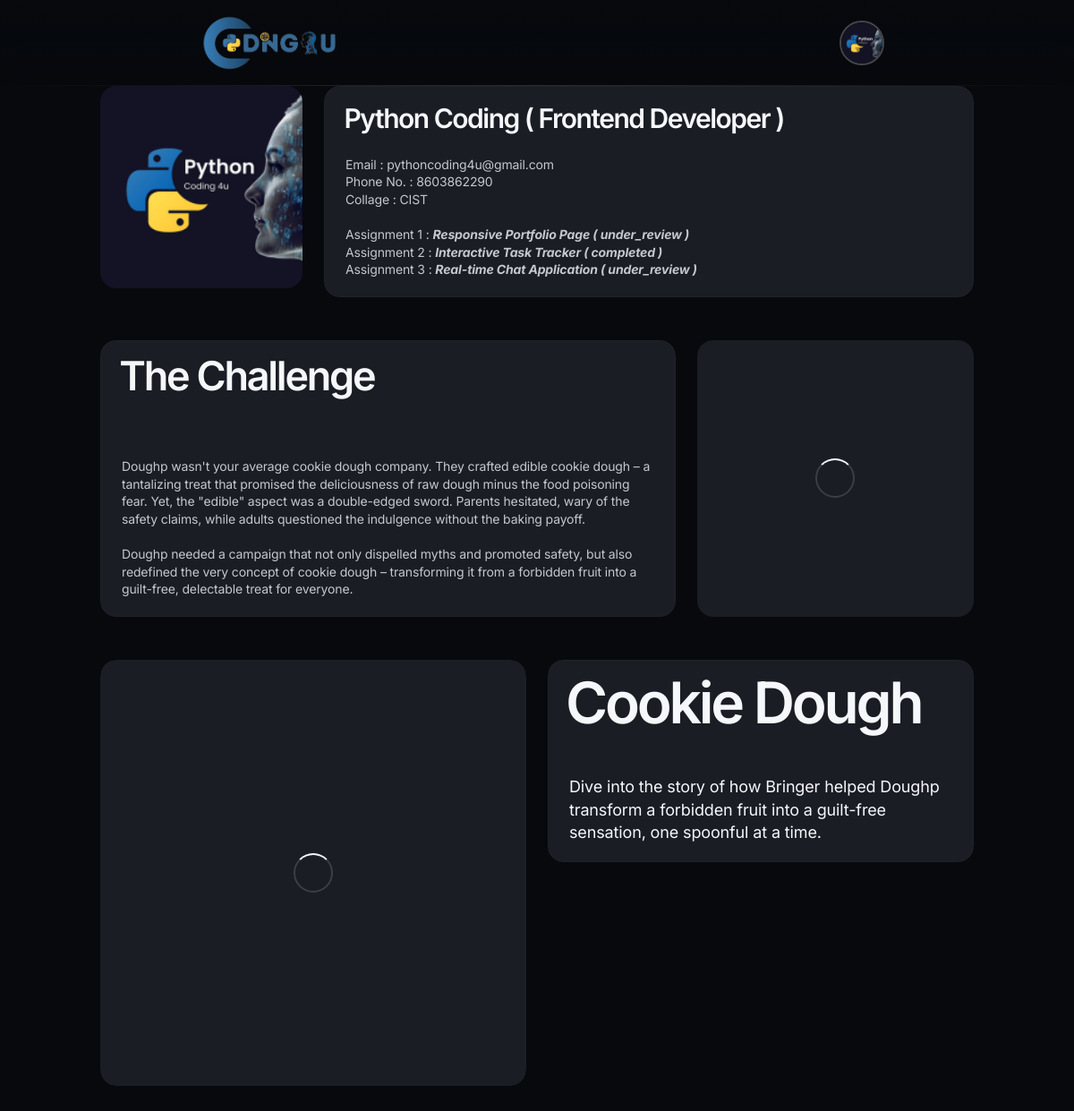
Page /profile/ (signed in) on the committed database.
### accounts/models.py (models this page shows, shortened)
class Student(AbstractBaseUser, PermissionsMixin):
    STATUS_NOT_STARTED = 'not_started'
    STATUS_IN_PROGRESS = 'in_progress'
    STATUS_UNDER_REVIEW = 'under_review'
    STATUS_COMPLETED = 'completed'
    STATUS_REJECTED = 'rejected'
    STATUS_CHOICES = [
        (STATUS_NOT_STARTED, 'Not Started'),
        (STATUS_IN_PROGRESS, 'In Progress'),
        (STATUS_UNDER_REVIEW, 'Under Review'),
        (STATUS_COMPLETED, 'Completed'),
        (STATUS_REJECTED, 'Rejected'),
    ]
    email = models.EmailField(unique=True)
    name = models.CharField(max_length=255)
    profile_pic = models.ImageField(upload_to='profile_pics/', null=True, blank=True)
    phone_no = models.CharField(max_length=15, null=True, blank=True)
    whatsapp_no = models.CharField(max_length=15, null=True, blank=True)
    college = models.CharField(max_length=255, null=True, blank=True)
    domain = models.ForeignKey(Domain, on_delete=models.SET_NULL, null=True, blank=True)
    assignment1 = models.ForeignKey(Assignment, on_delete=models.SET_NULL, null=True, blank=True, related_name='assignment1')
    assignment1status = models.CharField(
        max_length=20,
        choices=STATUS_CHOICES,
        default=STATUS_NOT_STARTED,
    )
    assignment1starttime = models.DateTimeField(blank=True,null=True)
    assignment1endttime = models.DateTimeField(blank=True,null=True)
    assignment1rejectioncount = models.IntegerField(default=0)
    assignment2 = models.ForeignKey(Assignment, on_delete=models.SET_NULL, null=True, blank=True, related_name='assignment2')
    assignment2status = models.CharField(
        max_length=20,
        choices=STATUS_CHOICES,
        default=STATUS_NOT_STARTED,
    )
    assignment2starttime = models.DateTimeField(blank=True,null=True)
    assignment2endttime = models.DateTimeField(blank=True,null=True)
    assignment2rejectioncount = models.IntegerField(default=0)
    assignment3 = models.ForeignKey(Assignment, on_delete=models.SET_NULL, null=True, blank=True, related_name='assignment3')
    assignment3status = models.CharField(
        max_length=20,
        choices=STATUS_CHOICES,
        default=STATUS_NOT_STARTED,
    )
    assignment3starttime = models.DateTimeField(blank=True,null=True)
    assignment3endttime = models.DateTimeField(blank=True,null=True)
    assignment3rejectioncount = models.IntegerField(default=0)
    level_choices_student = [(0, 'Not Started'), (1, 'Level 1'), (2, 'Level 2'), (3, 'Level 3'), (4, 'pending'), (5, 'Certificate Level')]
    level_student = models.IntegerField(choices=level_choices_student, default=0)
    otp = models.IntegerField(null=True, blank=True)
    is_active = models.BooleanField(default=True)
    is_staff = models.BooleanField(default=False)
    date_joined = models.DateTimeField(default=timezone.now)
    objects = StudentManager()
    USERNAME_FIELD = 'email'
    REQUIRED_FIELDS = ['name']

class Domain(models.Model):
    domain_name = models.CharField(max_length=255)
    domain_description = models.TextField()
    def __str__(self):
        return self.domain_name

class Assignment(models.Model):
    domain = models.ForeignKey(Domain, on_delete=models.SET_NULL, null=True, blank=True)
    assignment_question = models.CharField(max_length=255)
    assignment_description = models.TextField(null=True, blank=True)
    assignment_requirements = models.TextField(null=True, blank=True)
    assignment_banner = models.ImageField(upload_to='assignment_banners/', null=True, blank=True)
    assignment_banner1 = models.ImageField(upload_to='assignment_banners1/', null=True, blank=True)
    level_choices = [(1, 'Level 1'), (2, 'Level 2'), (3, 'Level 3')]
    level = models.IntegerField(choices=level_choices, default=0)
    links = models.ManyToManyField(RefralLink, null=True, blank=True)
    youtube_video_id = models.CharField(max_length=255,null=True, blank=True)
    slug = models.CharField(null=True, blank=True, max_length=100)

### accounts/views.py (the view)
# urls.py: path('profile/',views.Profile,name="profile"),
@login_required(login_url='/')
def Profile(request):
    return render(request,"profile.html")

### templates/profile.html (shortened to what this page needs)
{% load static %}
{% include 'header.html' %}
  <div class="stg-container">
      <section>
        <div class="stg-row stg-bottom-gap-l">
          <div class="stg-col-3 stg-tp-bottom-gap" data-appear="fade-right" data-unload="fade-left">
              <img class="bringer-lazy" src="{{user.profile_pic.url}}" data-src="{{user.profile_pic.url}}" alt="Cookie Dough" width="960" height="960">
          </div>
          <div class="stg-col-9 bringer-block stg-vertical-space-between" data-appear="fade-left" data-unload="fade-right">
              <h3>{{user.name}} ( {{user.domain}} )</h3>
              <p>Email : {{user.email}}<br>
                Phone No. : {{user.phone_no}}<br>
                Collage : {{user.college}}<br><br>
                Assignment 1 : <b><i>{{user.assignment1.assignment_question}} ( {{user.assignment1status}} )</i></b><br>
                Assignment 2 : <b><i>{{user.assignment2.assignment_question}} ( {{user.assignment2status}} )</i></b><br>
                Assignment 3 : <b><i>{{user.assignment3.assignment_question}} ( {{user.assignment3status}} )</i></b><br>
              </p>
          </div>
      </div>
        <div class="stg-row stg-bottom-gap-l stg-tp-column-reverse">
          <div class="stg-col-8 bringer-block stg-vertical-space-between" data-appear="fade-right" data-unload="fade-left">
              <h2>The Challenge</h2>
              <div>
                  <p>Doughp wasn't your average cookie dough company. They crafted edible cookie dough – a tantalizing treat that promised the deliciousness of raw dough minus the food poisoning fear. Yet, the "edible" aspect was a double-edged sword. Parents hesitated, wary of the safety claims, while adults questioned the indulgence without the baking payoff. </p>
                  <p>Doughp needed a campaign that not only dispelled myths and promoted safety, but also redefined the very concept of cookie dough – transforming it from a forbidden fruit into a guilt-free, delectable treat for everyone.</p>
              </div>
          </div>
          <div class="stg-col-4 stg-tp-bottom-gap" data-appear="fade-left" data-unload="fade-right">
              <img class="bringer-lazy" src="img/null.png" data-src="img/portfolio/portfolio02/image01.jpg" alt="Cookie Dough" width="960" height="960">
          </div>
      </div>
          <div class="bringer-bento-grid stg-bottom-gap-l">
              <div class="is-large" data-appear="fade-right" data-unload="fade-left">
                  <img class="bringer-lazy" src="img/null.png" data-src="img/portfolio/portfolio02/hero01.jpg" alt="Cookie Dough" width="1200" height="1200">
              </div>
              <div class="is-medium bringer-block stg-vertical-space-between" data-appear="fade-down" data-delat="100" data-unload="fade-right">
                  <h1>Cookie Dough</h1>
                  <p class="bringer-large-text">Dive into the story of how Bringer helped Doughp transform a forbidden fruit into a guilt-free sensation, one spoonful at a time.</p>
              </div>
          </div>
      </section>
  </div>
  {% include 'footer.html' %}

### templates/header.html (shortened to what this page needs)
{% load static %}
<!DOCTYPE html>
<html lang="en">
<head>
    <link rel="stylesheet" href="https://cdnjs.cloudflare.com/ajax/libs/font-awesome/6.6.0/css/all.min.css" />
    <link type="text/css" rel="stylesheet" href="{% static 'css/config.css' %}">
    <link type="text/css" rel="stylesheet" href="{% static 'css/libs.css' %}">
    <link type="text/css" rel="stylesheet" href="{% static 'css/style.css' %}">
    <link type="text/css" rel="stylesheet" href="{% static 'css/responsive.css' %}">
</head>
<body>
    <header id="bringer-header" class="is-frosted is-sticky" data-appear="fade-down" data-unload="fade-up">
        <div class="bringer-header-inner">
            <div class="bringer-header-lp">
                <a href="{% url 'main' %}" class="bringer-logo">
                    <img src="{% static 'logo.png' %}" alt="bringer." width="180" height="24">
                </a>
            </div>
            <div class="bringer-header-rp">
                <div class="mainlogo">
                    <div class="bbx">
                        {% if user.email %}
                            {% if user.profile_pic %}
                                <a href="{% url 'profile' %}">
                                    <img id="profileimg" class="profile-image" src="{{user.profile_pic.url}}"  >
                                </a>
                            {% else %}
                                <a href="{% url 'profile' %}">
                                    <img id="profileimg" class="profile-image" src="https://t4.ftcdn.net/jpg/01/07/43/45/360_F_107434511_iarF2z88c6Ds6AlgtwotHSAktWCdYOn7.jpg"  >
                            </a>
                            {% endif %}
                        {% endif %}
                    </div>
                </div>
            </div>
        </div>
    </header>

### static/css/libs.css (style rules this page uses)
:root { --swiper-theme-color:#007aff }
:root { --swiper-navigation-size:44px }

### static/css/stg.css (style rules this page uses)
.stg-container { margin: 0 auto; width: var(--stg-container-width); }
.stg-row { display: flex; flex-wrap: nowrap; justify-content: space-between; margin: 0 calc(-0.5 * var(--stg-gap)); position: relative; z-index: 3; width: calc(100% + var(--stg-gap)); }
.stg-row > div { margin: 0 calc(0.5 * var(--stg-gap)); width: 100%; display: flex; flex-direction: column; align-items: flex-start; }
[class*='stg-col-'] > div:not(.stg-row) { width: 100%; }
.stg-row > .stg-col-25, .stg-row > .stg-col-3 { width: calc(25% - var(--stg-gap)); }
.stg-row > .stg-col-33, .stg-row > .stg-col-4 { width: calc(33.333% - var(--stg-gap)); }
.stg-row > .stg-col-66, .stg-row > .stg-col-8 { width: calc(66.666% - var(--stg-gap)); }
.stg-row > .stg-col-9 { width: calc(75% - var(--stg-gap)); }
.stg-vertical-space-between { display: flex; flex-direction: column; justify-content: space-between; gap: var(--stg-gap); }
.stg-bottom-gap-l { margin-bottom: var(--stg-large-gap); }

### templates/header.html (style rules this page uses)
h3 { font-size: 30px; }
img { object-fit: cover; }
a { text-decoration: none; }
.mainlogo { display: flex; flex-wrap: wrap; justify-content: space-between; }
.mainlogo .profile-image { width : 50px; height : 50px; border-radius: 50%; border : 2px solid rgb(70, 70, 70); margin: 0px; }
a { color :rgb(0, 0, 0); font-weight : 700; text-decoration: none; }
body { background-position: center; background-repeat: no-repeat; background-size:cover; }
@media only screen and (max-width: 1366px) { .bringer-header-inner { padding-left: 100px; padding-right: 100px; } }

### rows in the picture
Student: profile_pic (picture), name "Python Coding", domain "Frontend Developer", email "pythoncoding4u@gmail.com", phone_no "8603862290", college "CIST", assignment1.assignment_question "Responsive Portfolio Page", assignment1status "under_review", assignment2.assignment_question "Interactive Task Tracker", assignment2status "completed", assignment3.assignment_question "Real-time Chat Application", assignment3status "under_review"
